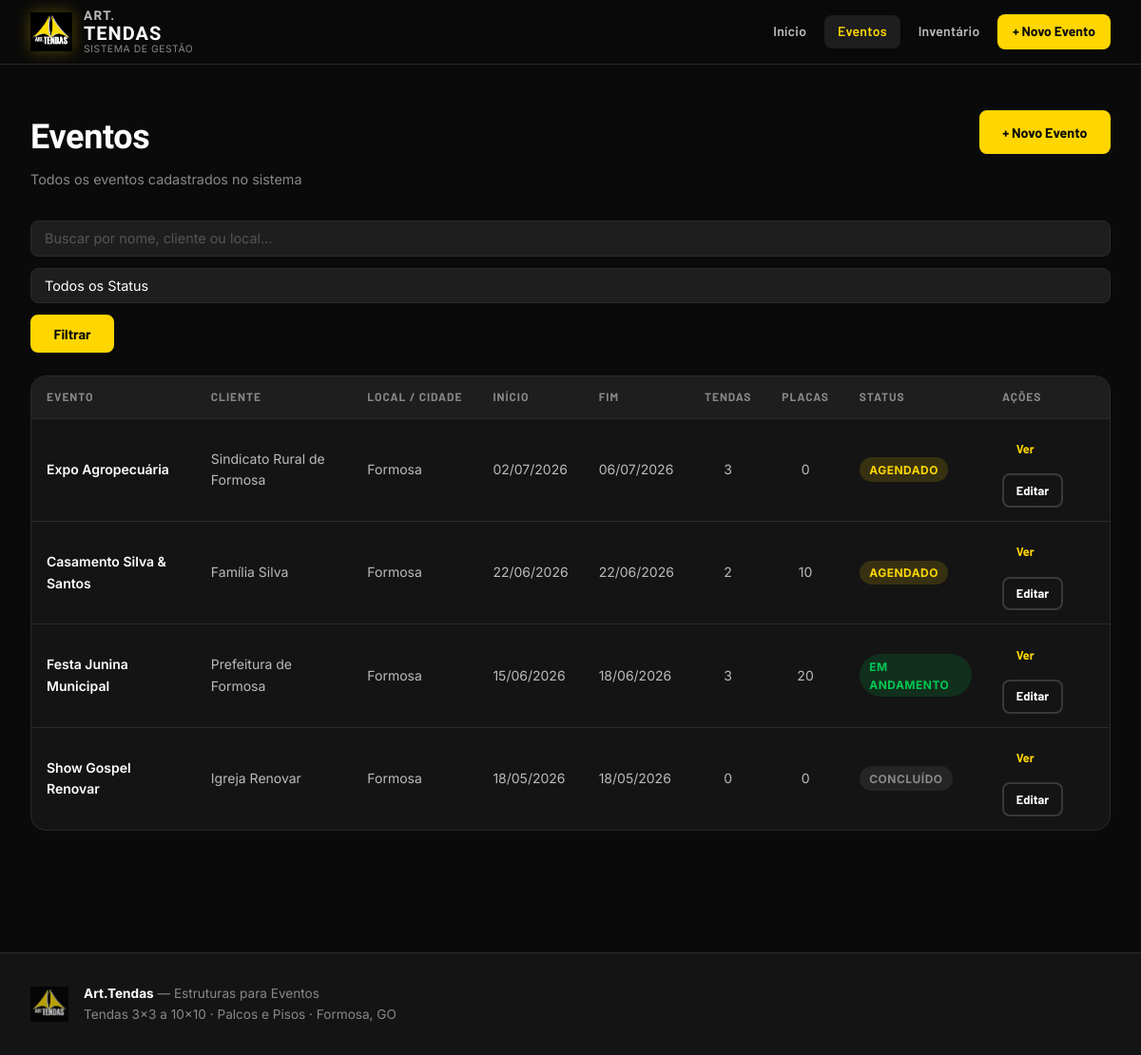
The app's page /eventos/lista/ with its own data.
### eventos/models.py (models this page shows, shortened)
class Evento(models.Model):
    STATUS = [
        ('agendado',     'Agendado'),
        ('em_andamento', 'Em Andamento'),
        ('concluido',    'Concluído'),
        ('cancelado',    'Cancelado'),
    ]
    nome       = models.CharField('Nome do Evento', max_length=200)
    cliente    = models.CharField('Cliente / Responsável', max_length=200)
    telefone   = models.CharField('Telefone', max_length=20, blank=True)
    local      = models.CharField('Local / Endereço', max_length=300)
    cidade     = models.CharField('Cidade', max_length=100, default='Formosa')
    latitude   = models.DecimalField('Latitude',  max_digits=10, decimal_places=7, null=True, blank=True)
    longitude  = models.DecimalField('Longitude', max_digits=10, decimal_places=7, null=True, blank=True)
    data_inicio = models.DateField('Data de Início')
    data_fim    = models.DateField('Data de Fim')
    status      = models.CharField('Status', max_length=20, choices=STATUS, default='agendado')
    observacoes = models.TextField('Observações', blank=True)
    tendas      = models.ManyToManyField(Tenda, blank=True, verbose_name='Tendas', related_name='eventos')
    conjuntos   = models.ManyToManyField(ConjuntoPalco, blank=True,
                                         verbose_name='Conjuntos de Palco/Piso', related_name='eventos')
    criado_em   = models.DateTimeField(auto_now_add=True)
    class Meta:
        verbose_name = 'Evento'
        verbose_name_plural = 'Eventos'
        ordering = ['-data_inicio']
    def get_status_class(self):
        return {
            'agendado':     'badge-agendado',
            'em_andamento': 'badge-andamento',
            'concluido':    'badge-concluido',
            'cancelado':    'badge-cancelado',
        }.get(self.status, '')
    def total_tendas(self):
        return self.tendas.count()
    def total_placas(self):
        return sum(c.quantidade_placas for c in self.conjuntos.all())

### inventario/models.py (models this page shows, shortened)
class ConjuntoPalco(models.Model):
    STATUS = [
        ('disponivel', 'Disponível'),
        ('em_uso',     'Em Uso'),
        ('manutencao', 'Em Manutenção'),
    ]
    nome             = models.CharField('Nome do Conjunto', max_length=100)
    quantidade_placas = models.PositiveIntegerField(
        'Número de Placas',
        validators=[MinValueValidator(1), MaxValueValidator(30)],
        help_text='Quantas placas formam este conjunto (máx. 30)'
    )
    status      = models.CharField('Status', max_length=20, choices=STATUS, default='disponivel')
    observacoes = models.TextField('Observações', blank=True)
    class Meta:
        verbose_name = 'Conjunto de Palco/Piso'
        verbose_name_plural = 'Conjuntos de Palco/Piso'
        ordering = ['quantidade_placas']

### eventos/views.py (the view)
# urls.py: path('lista/', views.lista_eventos, name='lista'),
def lista_eventos(request):
    q = request.GET.get('q', '').strip()
    status = request.GET.get('status', '')
    eventos = Evento.objects.all()
    if q:
        eventos = eventos.filter(
            Q(nome__icontains=q) | Q(cliente__icontains=q) |
            Q(local__icontains=q) | Q(cidade__icontains=q))
    if status:
        eventos = eventos.filter(status=status)
    return render(request, 'eventos/lista.html', {'eventos': eventos, 'q': q, 'status': status})

### templates/eventos/lista.html (shortened to what this page needs)
{% extends 'base.html' %}
{% block nav_eventos %}active{% endblock %}
{% block content %}
<div class="page-header">
  <div>
    <h1 class="page-title">Eventos</h1>
    <p class="page-sub">Todos os eventos cadastrados no sistema</p>
  </div>
  <a href="{% url 'eventos:novo' %}" class="btn btn-primary">+ Novo Evento</a>
</div>
<div class="filter-bar">
  <form method="get" class="filter-form">
    <input type="text" name="q" value="{{ q }}" placeholder="Buscar por nome, cliente ou local..." class="form-control search-input">
    <select name="status" class="form-control">
      <option value="">Todos os Status</option>
    </select>
    <button type="submit" class="btn btn-primary">Filtrar</button>
  </form>
</div>
{% if eventos %}
<div class="table-wrapper">
  <table class="table">
    <thead>
      <tr>
        <th>Evento</th>
        <th>Cliente</th>
        <th>Local / Cidade</th>
        <th>Início</th>
        <th>Fim</th>
        <th>Tendas</th>
        <th>Placas</th>
        <th>Status</th>
        <th>Ações</th>
      </tr>
    </thead>
    <tbody>
      {% for evento in eventos %}
      <tr>
        <td><a href="{% url 'eventos:detalhe' evento.pk %}" class="table-link">{{ evento.nome }}</a></td>
        <td>{{ evento.cliente }}</td>
        <td>{{ evento.cidade }}</td>
        <td>{{ evento.data_inicio|date:"d/m/Y" }}</td>
        <td>{{ evento.data_fim|date:"d/m/Y" }}</td>
        <td class="text-center">{{ evento.total_tendas }}</td>
        <td class="text-center">{{ evento.total_placas }}</td>
        <td><span class="badge {{ evento.get_status_class }}">{{ evento.get_status_display }}</span></td>
        <td>
          <div class="action-buttons">
            <a href="{% url 'eventos:detalhe' evento.pk %}" class="btn btn-sm">Ver</a>
            <a href="{% url 'eventos:editar' evento.pk %}" class="btn btn-sm btn-outline">Editar</a>
          </div>
        </td>
      </tr>
      {% endfor %}
    </tbody>
  </table>
</div>
{% endif %}
{% endblock %}

### static/css/style.css (style rules this page uses)
*, *::before, *::after { box-sizing: border-box; margin: 0; padding: 0; }
:root { --black: #0A0A0A; --black-2: #141414; --black-3: #1E1E1E; --black-4: #2A2A2A; --gray: #3A3A3A; --gray-2: #555; --gray-3: #888; --gray-4: #bbb; --yellow: #FFD600; --yellow-dim: #FFEA70; --yellow-dark: #C8A800; --white: #FFFFFF; --green: #00C853; --red: #F44336; --radius: 8px; --radius-lg: 16px; --shadow: 0 4px 24px rgba(0,0,0,0.4); --transition: 0.2s ease; }
html { font-size: 16px; scroll-behavior: smooth; }
body { background: var(--black); color: var(--white); font-family: 'Inter', 'Barlow', sans-serif; line-height: 1.6; min-height: 100vh; }
a { color: var(--yellow); text-decoration: none; }
.btn { display: inline-flex; align-items: center; gap: 0.4rem; padding: 0.6rem 1.4rem; border-radius: var(--radius); font-family: 'Barlow', sans-serif; font-weight: 700; font-size: 0.9rem; cursor: pointer; border: 2px solid transparent; transition: var(--transition); text-decoration: none; white-space: nowrap; }
.btn-primary { background: var(--yellow); color: var(--black); border-color: var(--yellow); }
.btn-outline { background: transparent; color: var(--white); border-color: var(--gray); }
.btn-sm { padding: 0.35rem 0.8rem; font-size: 0.8rem; }
.table-wrapper { background: var(--black-2); border: 1px solid var(--black-4); border-radius: var(--radius-lg); overflow: hidden; overflow-x: auto; }
.table { width: 100%; border-collapse: collapse; font-size: 0.875rem; }
.table th { background: var(--black-3); padding: 0.75rem 1rem; text-align: left; font-family: 'Barlow', sans-serif; font-weight: 700; font-size: 0.75rem; text-transform: uppercase; letter-spacing: 0.08em; color: var(--gray-3); white-space: nowrap; }
.table td { padding: 0.875rem 1rem; border-top: 1px solid var(--black-4); color: var(--gray-4); vertical-align: middle; }
.table-link { color: var(--white); font-weight: 600; }
.text-center { text-align: center; }
.badge { display: inline-block; padding: 0.2rem 0.65rem; border-radius: 100px; font-size: 0.75rem; font-weight: 700; letter-spacing: 0.04em; text-transform: uppercase; }
.badge-agendado { background: rgba(255,214,0,0.15); color: var(--yellow); }
.badge-andamento { background: rgba(0,200,83,0.15); color: var(--green); }
.badge-concluido { background: rgba(136,136,136,0.15); color: var(--gray-3); }
.page-header { display: flex; align-items: flex-start; justify-content: space-between; gap: 1rem; margin-bottom: 2rem; padding-top: 1rem; }
.page-title { font-family: 'Barlow Condensed', sans-serif; font-weight: 900; font-size: 2.25rem; letter-spacing: -0.01em; }
.page-sub { color: var(--gray-3); font-size: 0.9rem; margin-top: 0.2rem; }
.filter-bar { margin-bottom: 1.5rem; }
.filter-form { display: flex; gap: 0.75rem; flex-wrap: wrap; align-items: center; }
.search-input { flex: 1; min-width: 200px; }
.form-control { background: var(--black-3); border: 1px solid var(--black-4); border-radius: var(--radius); color: var(--white); padding: 0.6rem 0.875rem; font-size: 0.9rem; font-family: 'Inter', sans-serif; transition: var(--transition); width: 100%; }
.form-control::placeholder { color: var(--gray-2); }
select.form-control { appearance: none; cursor: pointer; }
select.form-control option { background: var(--black-3); }
.action-buttons { display: flex; gap: 0.5rem; flex-wrap: wrap; align-items: center; }

### records on screen
Evento: nome "Expo Agropecuária", cliente "Sindicato Rural de Formosa", cidade "Formosa", data_inicio "02/07/2026", data_fim "06/07/2026", total_tendas "3", total_placas "0", status "AGENDADO"
Evento: nome "Casamento Silva & Santos", cliente "Família Silva", cidade "Formosa", data_inicio "22/06/2026", data_fim "22/06/2026", total_tendas "2", total_placas "10", status "AGENDADO"
Evento: nome "Festa Junina Municipal", cliente "Prefeitura de Formosa", cidade "Formosa", data_inicio "15/06/2026", data_fim "18/06/2026", total_tendas "3", total_placas "20", status "EM ANDAMENTO"
Evento: nome "Show Gospel Renovar", cliente "Igreja Renovar", cidade "Formosa", data_inicio "18/05/2026", data_fim "18/05/2026", total_tendas "0", total_placas "0", status "CONCLUÍDO"
